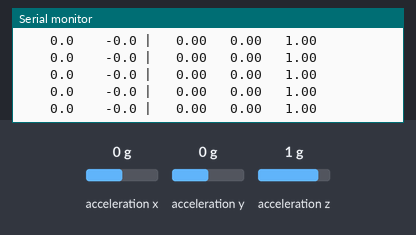
Recording of a sketch running on a simulated Seeed XIAO ESP32-S3. On the bench: the last lines printed to the serial monitor. Wiring (inferred from the names in the program): MPU-6050 motion sensor at I2C address 0x69. The test bench sets the inputs (shaded band); at power-on: acceleration x 0 g, acceleration y 0 g, acceleration z 1 g.

Above: at 1.3 s.
1.4 s: acceleration x set to -1.4 g
At 1.44 s:
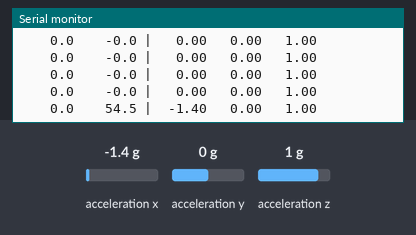
3.3 s: acceleration y set to -1.4 g
At 3.36 s:
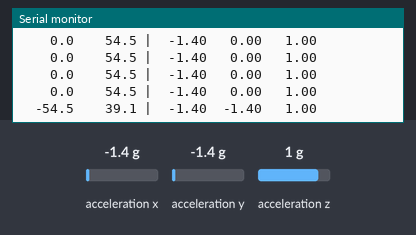
5.2 s: acceleration z set to -1.4 g
At 5.28 s:
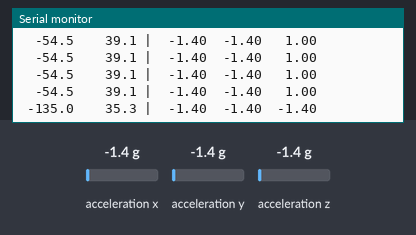
7.1 s: acceleration x set to 0 g
At 7.2 s:
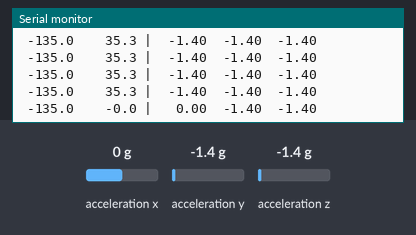
9.0 s: acceleration y set to 0 g
At 9.02 s:
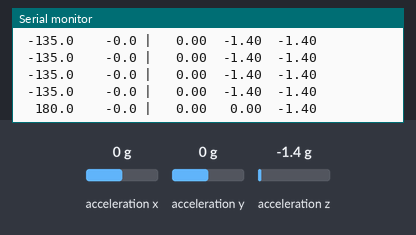
10.9 s: acceleration x set to 0.8 g
At 10.94 s:
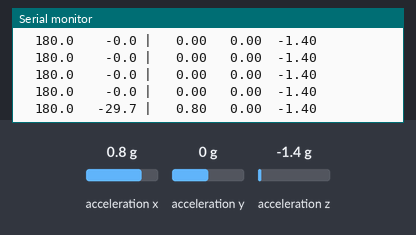

Measured:
- after the input at 1.4 s, the serial monitor: prints a new line at once (image 1)
- after the input at 3.3 s, the serial monitor: prints a new line after 0.05 s (image 2)
- after the input at 5.2 s, the serial monitor: prints a new line after 0.07 s (image 3)
- after the input at 7.1 s, the serial monitor: prints a new line after 0.10 s (image 4)
- after the input at 9.0 s, the serial monitor: prints a new line at once (image 5)
- after the input at 10.9 s, the serial monitor: prints a new line at once (image 6)

The sketch:

imu_bringup.ino
```cpp
/*
 * imu_bringup — first real sensor. Four wires, no libraries to install.
 *
 * This talks to the MPU6050 with raw register reads instead of a library, on purpose. A library that
 * fails to find the chip just says "failed" and leaves you guessing. This scans the whole I2C bus and
 * tells you what it can actually see, which turns "it doesn't work" into a specific answer: nothing on
 * the bus at all (wiring), or the chip is there but not responding (power).
 *
 * WIRING  MPU6050 (GY-521)  ->  XIAO ESP32S3
 *   VCC  ->  3V3     <-- 3V3, NOT 5V. The XIAO is a 3.3V board.
 *   GND  ->  GND
 *   SDA  ->  D4
 *   SCL  ->  D5
 * Leave XDA, XCL, ADO and INT unconnected.
 *
 * Battery stays in the bag. This runs off the USB cable.
 */

#include <Wire.h>

#define MPU_ADDR   0x68     // 0x69 if the ADO pin is tied high; the scan below will tell you
#define REG_PWR    0x6B
#define REG_ACCEL  0x3B

bool found = false;
uint8_t addr = MPU_ADDR;

void setup() {
  Serial.begin(115200);
  while (!Serial && millis() < 3000) { }
  Serial.println("\n\n=== MPU6050 bring-up ===\n");

  Wire.begin(D4, D5);
  Wire.setClock(400000);

  // Scan first, always. This one loop separates "my soldering is bad" from "my code is bad".
  Serial.println("scanning I2C bus...");
  int n = 0;
  for (uint8_t a = 1; a < 127; a++) {
    Wire.beginTransmission(a);
    if (Wire.endTransmission() == 0) {
      Serial.printf("  device at 0x%02X", a);
      if (a == 0x68 || a == 0x69) { Serial.print("  <-- MPU6050"); addr = a; found = true; }
      Serial.println();
      n++;
    }
  }

  if (n == 0) {
    Serial.println("  NOTHING on the bus.\n");
    Serial.println("That is a wiring fault, not a code fault. In order of likelihood:");
    Serial.println("  1. SDA and SCL swapped  (SDA->D4, SCL->D5)");
    Serial.println("  2. a joint that looks fine but never bonded - tug each of the four wires");
    Serial.println("  3. VCC not actually on 3V3, or GND not connected");
    return;
  }
  if (!found) {
    Serial.println("\nBus works, but no MPU6050 on it. Check VCC.");
    return;
  }

  // The chip boots asleep. Writing 0 to the power register wakes it - miss this and every reading
  // comes back as zero, which looks exactly like a dead sensor.
  Wire.beginTransmission(addr);
  Wire.write(REG_PWR);
  Wire.write(0);
  Wire.endTransmission();
  delay(100);

  Serial.println("\nawake. tilt the board and watch roll/pitch move.\n");
  Serial.println("   roll   pitch |    ax     ay     az  (g)");
}

void loop() {
  if (!found) { delay(2000); return; }

  Wire.beginTransmission(addr);
  Wire.write(REG_ACCEL);
  Wire.endTransmission(false);
  Wire.requestFrom(addr, (uint8_t)6);
  if (Wire.available() < 6) { Serial.println("read failed"); delay(500); return; }

  int16_t rx = (Wire.read() << 8) | Wire.read();
  int16_t ry = (Wire.read() << 8) | Wire.read();
  int16_t rz = (Wire.read() << 8) | Wire.read();

  // 16384 counts per g at the default +/-2g range.
  float ax = rx / 16384.0f, ay = ry / 16384.0f, az = rz / 16384.0f;

  // Gravity always points down, so which way it lands across the three axes IS the tilt. This is the
  // same trick the flight controller uses to know which way is up - no magic, just arctangent.
  float roll  = atan2(ay, az) * 57.2958f;
  float pitch = atan2(-ax, sqrt(ay * ay + az * az)) * 57.2958f;

  Serial.printf("%7.1f %7.1f | %6.2f %6.2f %6.2f\n", roll, pitch, ax, ay, az);
  delay(100);
}
```
